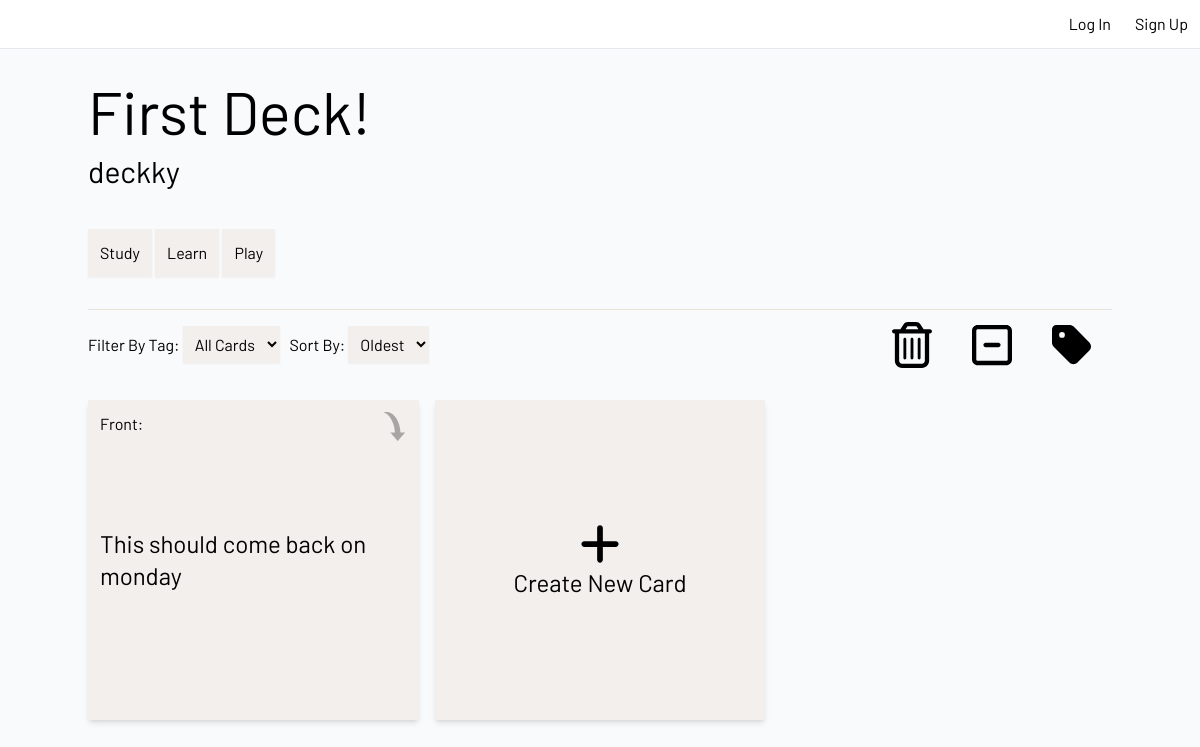
/deck/1, run on an earlier commit of the app's database.
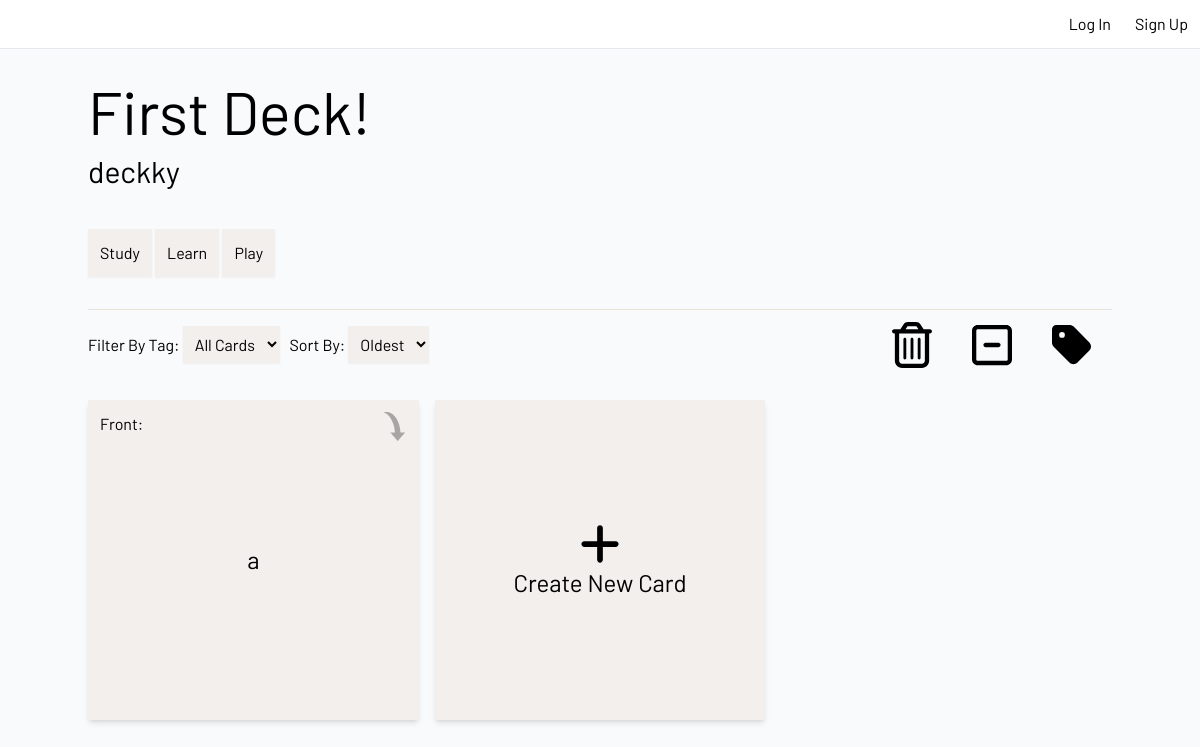
And on a later commit of the database.
### frontend/models.py (models this page shows, shortened)
class Card(models.Model):
    REVIEW_INTERVAL_CHOICES = [
        (0, "Again"),
        (1, "Tomorrow"),
        (2, "2 days"),
        (3, "4 days"),
        (4, "1 week"),
        (6, "2 weeks"),
        (7, "1 month"),
    ]
    TIME_INTERVALS = [timedelta(0), timedelta(days=1), timedelta(days=2), timedelta(days=4), timedelta(days=7), timedelta(days=14), timedelta(days=30)]
    user = models.ForeignKey(User, on_delete=models.CASCADE)
    front = models.TextField()
    back = models.TextField()
    date_created = models.DateTimeField(auto_now_add=True)
    date_edited = models.DateTimeField(auto_now=True)
    date_last_reviewed = models.DateTimeField(auto_now_add=True)
    tags = models.ManyToManyField(Tag, blank=True, related_name="cards")
    review_interval_box = models.PositiveSmallIntegerField(choices=REVIEW_INTERVAL_CHOICES, default=0)

### frontend/views.py (the view)
# urls.py: path("deck/<int:pk>", views.deck_detail_view, name="deck_detail"),
def deck_detail_view(request, pk):
    deck = Deck.objects.get(pk=pk)
    if deck.user != request.user:
        pass
    template_name = 'frontend/deck-detail.html'
    return render(request, template_name, {
        'deck': deck,
        'card_list': deck.cards.all()
    })

### frontend/templatetags/markdown_filter.py (called while the page is built)
@register.filter
def markdownify(text):
    return markdown.markdown(text, safe_mode='escape')

### frontend/templates/frontend/deck-detail.html (shortened to what the changed rows need)
{% extends "layout.html" %}
{% load static %}
{% load markdown_filter %}
{% block body %}
    <section class="container mx-auto my-8 grid lg:grid-cols-3 gap-4 sm:grid-cols-2 xs:grid-cols-1 justify-center">
        <section id="cards-in-card-list" class="contents">{% include 'frontend/partials/cards.html' %}</section>
    </section>
{% endblock %}

### frontend/templates/frontend/partials/cards.html (shortened to what this page needs)
{% load static %}
{% load markdown_filter %}
{% for card in card_list %}
    <div class="card grid grid-rows-10 shadow-md p-3 h-80 bg-offwhite-light transition select-none" _="on click toggle .selected on closest .card">
        <div class="flex flex-row justify-between">
            <p class="label-front">Front: </p>
            <img class="flip-icon col-start-8 opacity-30 hover:opacity-70 hover:scale-110 transition" src="{% static 'frontend/icons/curve-down-arrow.svg' %}" width="25px" height="25px" title="Flip" alt="Flip"
                _="on click halt the event's bubbling
                    add .flipping to closest .card then
                    wait 150 ms then
                    toggle .flipped on closest .card then
                    wait 150 ms then
                    remove .flipping from closest .card then
                    "/>
        </div>
        <div class="card-front place-items-center row-start-2 row-end-10 w-full text-2xl [word-break:break-word]">
            {{ card.front|markdownify|safe }}
        </div>
    </div>
{% endfor %}

What changed in the data, as far as the page shows it:
no longer on this page (row edited): Card: front "This should come back on monday"
added Card: front "a"
